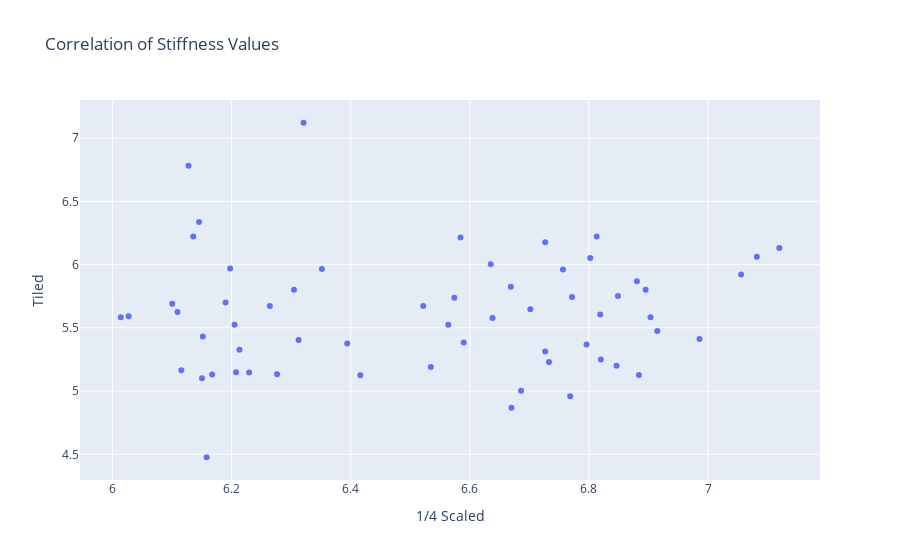

Notebook code cell kept with this figure:
### Code cell
from plotly.offline import iplot
import plotly.graph_objects as go
trace = go.Scatter(x=df1['Stiffness (log (E actual) PA)'], y=df2['Stiffness (log (E actual) PA)'], mode="markers")
data = [trace]
layout = go.Layout(title="Correlation of Stiffness Values", xaxis=dict(title="1/4 Scaled"), yaxis=dict(title="Tiled"))
iplot({"data": data, "layout": layout})
